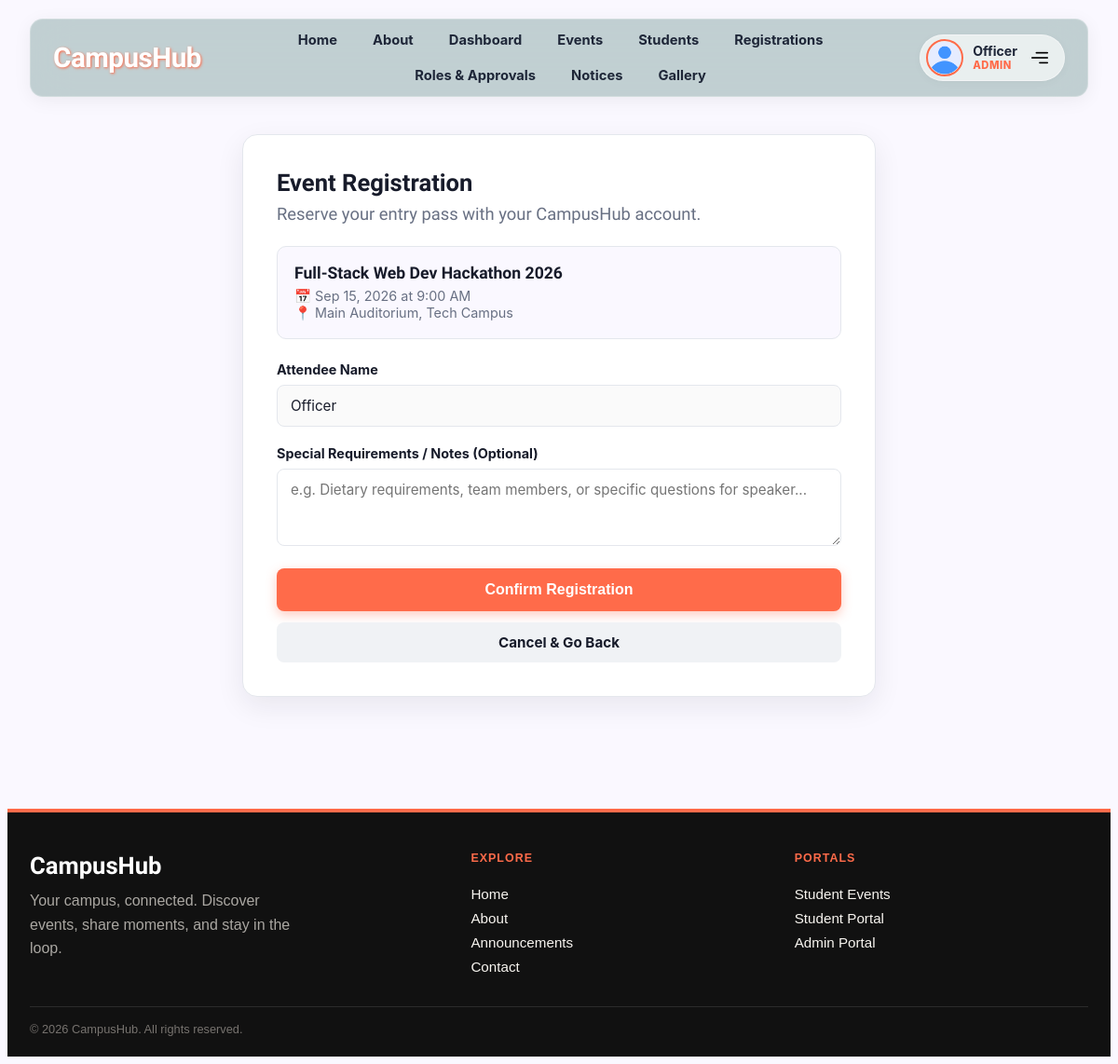
/student/register_event.php?id=1 (signed in), run on the app's committed database.
### tables this page shows
CREATE TABLE IF NOT EXISTS `events` (
  `event_id` INT AUTO_INCREMENT PRIMARY KEY,
  `title` VARCHAR(255) NOT NULL,
  `description` TEXT NOT NULL,
  `category` VARCHAR(50) NOT NULL DEFAULT 'Workshop',
  `club_name` VARCHAR(100) NOT NULL DEFAULT 'CampusHub General',
  `event_date` DATE NOT NULL,
  `event_time` TIME NOT NULL,
  `location` VARCHAR(255) NOT NULL,
  `max_participants` INT NOT NULL DEFAULT 50,
  `banner_image` VARCHAR(255) NULL,
  `meta_data` JSON NULL,
  `status` ENUM('upcoming', 'completed', 'cancelled') DEFAULT 'upcoming',
  `created_at` TIMESTAMP DEFAULT CURRENT_TIMESTAMP
);

### includes/db.php (called while the page is built, shortened)
<?php
class Database
{
  private static $connection = null;
  public static function getConnection()
  {
    if (self::$connection === null) {
      $conn = @new mysqli(DB_HOST, DB_USER, DB_PASS, DB_NAME, 3306);
      $conn->set_charset("utf8mb4");
      self::$connection = $conn;
    }
    return self::$connection;
  }
  public static function search($query, $types = null, $params = [])
  {
    $conn = self::getConnection();
    $statement = $conn->prepare($query);
    if ($types != null && !empty($params)) {
      $statement->bind_param($types, ...$params);
    }
    $statement->execute();
    $result = $statement->get_result();
    return $result;
  }
}

### student/register_event.php (the view, shortened to what this page needs)
<?php
require_once '../includes/header.php';
require_once '../includes/db.php';
$event_id = isset($_GET['id']) ? (int)$_GET['id'] : 0;
$success_msg = "";
$event = null;
$res = Database::search("SELECT * FROM events WHERE event_id = ? LIMIT 1", "i", [$event_id]);
if ($res && $res->num_rows > 0) {
    $event = $res->fetch_assoc();
}
?>
<main class="page-container">
  <div class="form-container">
    <div class="reg-card">
      <h1>Event Registration</h1>
      <p class="subtitle">Reserve your entry pass with your CampusHub account.</p>
      <?php if (!empty($success_msg)): ?>
        <div class="alert alert-success">
          <?php echo htmlspecialchars($success_msg); ?>
        </div>
        <a href="my_registrations.php" class="btn-submit" style="display: block; text-align: center; text-decoration: none;">View My Registrations &rarr;</a>
      <?php else: ?>
        <div class="event-summary-box">
          <h3><?php echo htmlspecialchars($event['title']); ?></h3>
          <p>
            📅 <?php echo date('M d, Y', strtotime($event['event_date'])); ?> at <?php echo date('g:i A', strtotime($event['event_time'])); ?><br>
            📍 <?php echo htmlspecialchars($event['location']); ?>
          </p>
        </div>
        <form action="register_event.php?id=<?php echo htmlspecialchars($event_id); ?>" method="POST">
          <div class="form-group">
            <label>Attendee Name</label>
            <input type="text" class="form-control" value="<?php echo htmlspecialchars($user_name); ?>" disabled>
          </div>
          <div class="form-group">
            <label for="notes">Special Requirements / Notes (Optional)</label>
            <textarea id="notes" name="notes" class="form-control" rows="3" placeholder="e.g. Dietary requirements, team members, or specific questions for speaker..."></textarea>
          </div>
          <button type="submit" class="btn-submit">Confirm Registration</button>
          <a href="event_details.php?id=<?php echo htmlspecialchars($event_id); ?>" class="btn-secondary">Cancel & Go Back</a>
        </form>
      <?php endif; ?>
    </div>
  </div>
</main>
<?php
require_once '../includes/footer.php';
?>

### assets/css/style.css (style rules this page uses)
body { background-color: #faf8ff; font-family: 'Archivo Black', sans-serif; }

### student/register_event.php (style rules this page uses)
.page-container { --ink: #171b2a; --muted: #687083; --line: #e4e7ed; --coral: #FF6B4A; width: 100%; padding: 0 24px 64px; box-sizing: border-box; }
.form-container { width: 100%; max-width: 680px; margin: 40px auto 0; }
.reg-card { background: #ffffff; border: 1px solid var(--line); border-radius: 16px; padding: 36px; box-shadow: 0 10px 30px rgba(23, 27, 42, 0.08); }
.reg-card h1 { margin: 0 0 8px; color: var(--ink); font-size: 1.6rem; }
.reg-card p.subtitle { margin: 0 0 24px; color: var(--muted); font-family: 'Cabin Sketch', cursive; font-size: 1.15rem; }
.event-summary-box { background: #faf8ff; border: 1.5px solid var(--line); border-radius: 10px; padding: 18px; margin-bottom: 24px; }
.event-summary-box h3 { margin: 0 0 6px; color: var(--ink); font-size: 1.1rem; }
.event-summary-box p { margin: 0; color: var(--muted); font-family: -apple-system, BlinkMacSystemFont, "Segoe UI", Roboto, sans-serif; font-size: 0.9rem; }
.form-group { margin-bottom: 20px; }
.form-group label { display: block; margin-bottom: 8px; font-weight: 700; color: var(--ink); font-size: 0.9rem; font-family: -apple-system, BlinkMacSystemFont, "Segoe UI", Roboto, sans-serif; }
.form-control { width: 100%; padding: 12px 14px; border: 1.5px solid var(--line); border-radius: 8px; font-size: 0.95rem; color: var(--ink); box-sizing: border-box; font-family: -apple-system, BlinkMacSystemFont, "Segoe UI", Roboto, sans-serif; }
.btn-submit { width: 100%; background-color: var(--coral); color: #ffffff; padding: 14px; border: none; border-radius: 8px; font-weight: bold; font-size: 1rem; cursor: pointer; box-shadow: 0 4px 12px rgba(255, 107, 74, 0.35); transition: background-color 0.2s; }
.btn-secondary { display: inline-block; text-align: center; margin-top: 12px; width: 100%; background: #f0f2f5; color: var(--ink); padding: 12px; border-radius: 8px; text-decoration: none; font-weight: bold; font-size: 0.95rem; box-sizing: border-box; font-family: -apple-system, BlinkMacSystemFont, "Segoe UI", Roboto, sans-serif; }

### data on the page
events: title "Full-Stack Web Dev Hackathon 2026", event_date "Sep 15, 2026", event_time "9:00 AM", location "Main Auditorium, Tech Campus"

### other printed values
$user_name "Officer"
str_replace('_', ' ', $user_role) "ADMIN"
